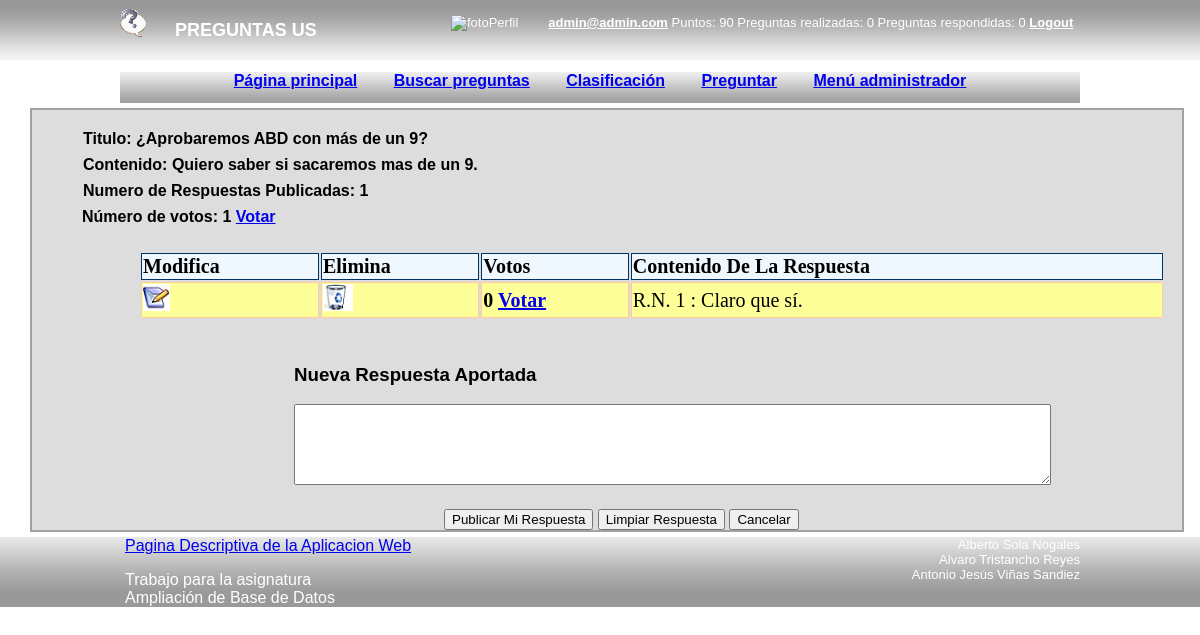
Page /preguntaRespuesta.php?idsolicitado=5 (signed in) on the committed database.
### tables this page shows
CREATE TABLE IF NOT EXISTS `elemento` (
  `id` int(11) NOT NULL AUTO_INCREMENT,
  `idautor` int(11) NOT NULL,
  `titulo` varchar(255) DEFAULT NULL,
  `cuerpo` text NOT NULL,
  `idrespuesta` int(11) DEFAULT NULL,
  `fechapregunta` datetime NOT NULL,
  PRIMARY KEY (`id`)
);

### accesosBD/accesosElemento.php (called while the page is built, shortened)
<?php
function encontrarElementoPorId($id, $conexion) {
	try {
		$SQL = "SELECT * FROM elemento WHERE id=$id";
		$stmt = $conexion->query($SQL);
		return creaUnicoElemento($stmt);
	} catch(PDOException $e) {
		Header("Location: /abd/error.php");
		die();
	}
}
function encontrarRespuestas(Elemento $elemento, $conexion) {
	try {
		$idRespuesta = $elemento -> id;
		$SQL = "SELECT * FROM elemento WHERE idrespuesta=$idRespuesta";
		$stmt = $conexion->query($SQL);
		return creaElementos($stmt);
	} catch(PDOException $e) {
		Header("Location: /abd/error.php");
		die();
	}
}
function obtenerNumeroDeRespuestasDeElemento(Elemento $elemento,$conexion){
	try {
		$idRespuesta = $elemento -> id;
		$SQL = "SELECT COUNT(*) as cuenta FROM elemento WHERE idrespuesta=$idRespuesta";
		$stmt = $conexion->query($SQL);
		return creaUnicoDatoDeElemento($stmt);
	} catch(PDOException $e) {
		Header("Location: /abd/error.php");
		die();
	}
}
function creaElementos($stmt) {
	$resultado = array();
	foreach($stmt as $row){
		$objeto = new Elemento();
		$objeto->id= $row["id"];
		$objeto->idautor= $row["idautor"];
		$objeto->titulo= $row["titulo"];
		$objeto->cuerpo= $row["cuerpo"];
		$objeto->idrespuesta= $row["idrespuesta"];
		$objeto->fechapregunta= $row["fechapregunta"];
		$resultado[$row["id"]]=$objeto;
	}
	return $resultado;
}
function creaUnicoElemento($stmt) {
	$objeto = new Elemento();
	foreach($stmt as $row){
		$objeto->id= $row["id"];
		$objeto->idautor= $row["idautor"];
		$objeto->titulo= $row["titulo"];
		$objeto->cuerpo= $row["cuerpo"];
		$objeto->idrespuesta= $row["idrespuesta"];
		$objeto->fechapregunta= $row["fechapregunta"];
	}
	return $objeto;
}
function creaUnicoDatoDeElemento($stmt) {
	$dato = NULL;
	foreach($stmt as $row){
		$dato = $row["cuenta"];
	}
	return $dato;
}
?>

### entidades/Elemento.php (called while the page is built)
<?php
class Elemento{
	private $atributos = array();
	public function __construct() {
		$this -> atributos["id"] = NULL;
		$this -> atributos["idautor"] = NULL;
		$this -> atributos["titulo"] = NULL;
		$this -> atributos["cuerpo"] = NULL;
		$this -> atributos["idrespuesta"] = NULL;
		$this -> atributos["fechapregunta"] = NULL;
	}
    public function __get($atributo) {
        if (array_key_exists($atributo, $this->atributos)) {
            return $this->atributos[$atributo];
        } else {
            return NULL;
        }
    }
    public function __set($atributo, $valor) {
        if (array_key_exists($atributo, $this->atributos)) {
            $this->atributos[$atributo] = $valor;
        }
    }
}
?>

### accesosBD/accesosVotacion.php (called while the page is built, shortened)
<?php
function obtenerNumeroDeVotosDeElemento(Elemento $elemento, $conexion){
	try {
		$idElemento = $elemento ->id;
		$SQL = "SELECT COUNT(*) AS cuenta FROM votacion WHERE idelemento=$idElemento";
		$stmt = $conexion->query($SQL);
		return creaUnicoDatoVotacion($stmt);
	} catch(PDOException $e) {
		Header("Location: /abd/error.php");
		die();
	}
}
function creaUnicoDatoVotacion($stmt) {
	$dato = NULL;
	foreach($stmt as $row){
		$dato = $row["cuenta"];
	}
	return $dato;
}
function usuarioHaVotadoAElemento(Elemento $elemento,Usuario $usuario,$conexion){
    try {
		$SQL = "SELECT count(*) as cuenta FROM votacion WHERE idElemento=$elemento->id AND idUsuario=$usuario->id";
		$stmt = $conexion->query($SQL);
		$dato= creaUnicoDatoVotacion($stmt);
        return $dato["cuenta"]>0;
	} catch(PDOException $e) {
		echo $e;
		die();
	}
}
?>

### entidades/Usuario.php (called while the page is built, shortened)
<?php
class Usuario {
	private $atributos = array();
	public function __get($atributo) {
		if (array_key_exists($atributo, $this -> atributos)) {
			return $this -> atributos[$atributo];
		} else {
			return NULL;
		}
	}
}
?>

### preguntaRespuesta.php (the view, shortened to what this page needs)
<?php
require_once ("./includes/styles/templates/cabecera.php");
$conexion = crearConexion();
$idelemento = $_REQUEST['idsolicitado'];
$elemento = encontrarElementoPorId($idelemento, $conexion);
if (isset($_SESSION['usuario'])) {
    $accedeUsuario = unserialize($_SESSION['usuario']);
    $tipoUsuario = $accedeUsuario->tipousuario;
}
?>
    <div class="container">
        <div id="content">
            <fieldset id="recuadroPregunta" >
                <div id="div_titulo">
                    <span class="label_preguntaRespuesta">Titulo:</span>
                    <span class="label_preguntaRespuesta"><? echo($elemento->titulo); ?></span>
                </div>
                <div id="div_cuerpo">
                    <span class="label_preguntaRespuesta" >Contenido:</span>
                    <span class="label_preguntaRespuesta"><? echo($elemento->cuerpo); ?></span>
                </div>
                <div id="div_numerorespuestas">
                    <span class="label_preguntaRespuesta" >Numero de Respuestas Publicadas:</span>
                    <span class="label_preguntaRespuesta"><? echo(obtenerNumeroDeRespuestasDeElemento($elemento, $conexion)); ?></span>
                </div>
                <div id="votosPregunta">
                    <span class="label_preguntaRespuesta">Número de votos:</span>
                    <span class="label_preguntaRespuesta" id="votos<?php echo$elemento->id; ?>" ><? echo(obtenerNumeroDeVotosDeElemento($elemento, $conexion)); ?>
                        <?
                        if (isset($_SESSION["usuario"])) {
                            if (!usuarioHaVotadoAElemento($elemento, $usuario, $conexion)) {
                                ?>
                                <a href="#" onclick="votar(<? echo "$usuario->id,$elemento->id"; ?>)"> Votar</a></span>
                                <?
                            }
                        }
                        ?>
                </div>
            </fieldset>
            <div id="respuesta">
                <?
                $respuestas = encontrarRespuestas($elemento, $conexion);
                $cont = 1;
                ?>
                <table width="90%">
                    <tr align="left" >
                        <?
                        if (isset($_SESSION['usuario'])) {
                            if ($tipoUsuario == 1) {
                                ?>
                                <th>Modifica</th>
                                <th>Elimina</th>
                            <? }
                        } ?>
                        <th>Votos</th>
                        <th>Contenido De La Respuesta</th>
                    </tr>
                    <?
                    foreach ($respuestas as $res) {
                        ?>
                        <tr align="left" >
                            <?
                            if (isset($_SESSION['usuario'])) {
                                if ($tipoUsuario == 1) {
                                    ?>
                                    <td>
                                        <a href="./procesado/preparaModificaRespuesta.php?cod=<? echo $res->id ?>&codigoPregunta=<? echo $idelemento ?>"><img  src="./includes/styles/imagenes/iconos/editar.jpg" /></a>
                                    </td>
                                    <td>
                                        <a href="./procesado/preparaEliminaRespuesta.php?cod=<? echo $res->id ?>&codigoPregunta=<? echo $idelemento ?>"><img  src="./includes/styles/imagenes/iconos/eliminar.png" /></a>
                                    </td>
                                    <?
                                }
                            }
                            ?>
                            <td><span class="label_preguntaRespuesta" id="votos<?php echo $res->id; ?>">
                                    <?php
                                    $votos = obtenerNumeroDeVotosDeElemento($res, $conexion);
                                    echo $votos;
                                    if (isset($_SESSION["usuario"])) {
                                        if (!usuarioHaVotadoAElemento($res, $usuario, $conexion)) {
                                            ?>
                                            <a href="#" onclick="votar(<? echo "$usuario->id,$res->id"; ?>)">Votar</a>
                                            <?
                                        }
                                    }
                                    ?>
                                </span></td>
                            <td><? echo "R.N. " . $cont . " :  " . $res->cuerpo; ?></td>
                            <?
                            $cont++;
                            ?>
                        </tr>
                    <? } ?>
                </table>
            </div>
                <?
            if (isset($_SESSION['usuario'])) {
                ?>
                <div id="div_formularioRespuesta">
                    <form  id="mi_respuesta" action="./procesado/procesaNuevaRespuesta.php" method="post" onsubmit="return validaRes()">
                        <fieldset>
                        <h3 class="rotulo">Nueva Respuesta Aportada</h3>
                        <textarea name="mi-respuesta" id="mi-respuesta" tabindex="101" rows="5" cols="92" ></textarea>
                        <div id="div_botones">
                            <button  id="submit" type="submit" >Publicar Mi Respuesta</button>
                            <button id="reset" type="reset">Limpiar Respuesta</button>
                            <button id="cancelar" type="button" onclick="location.href='./index.php'" >Cancelar</button>
                        </div>
                        </fieldset>
                    </form>
                </div>
            <? } ?>
        </div>
    </div>
<?
require_once ($_SERVER["DOCUMENT_ROOT"]."/abd/includes/styles/templates/pie.php");
?>

### includes/styles/css/preguntasus.css (style rules this page uses)
html, body { width: 100%; border: 0px; padding: 0px; margin: 0px; font-family: sans-serif; }
table { margin:25px auto 25px auto; text-align: center; }
th { background-color: #3399cc; border-style: groove; border-color: #003366; border-width: thin; }
tr { background-color: #ffff99; }
td { border-width: thin; border-style: groove; border-color: #ffcc99; }
fieldset { padding: 0 0 0 0; border: none; }
#div_titulo, #div_cuerpo, #div_numerorespuestas { margin-bottom: 0.5em; margin-left: 1px; }
#div_titulo { margin-top: 10px; }
#recuadroPregunta { margin:0 40px 0 40px; }
#respuesta { float:left; clear:left; margin-left: 40px; margin-top:0px; font-family: "Arial Narrow"; font-size:20px; }
#div_formularioRespuesta { float:left; float:left; margin-left: 250px; }
#div_botones { margin: 20px 0 0 150px; }
#content { float:left; border:2px solid #a1a1a1; padding:10px 0 0 10px; background:#dddddd; width:95%; margin:5px 30px 5px 30px; }
th { border-style:solid; background-color: #f0f8ff; }
.label_preguntaRespuesta { font-weight: bold; }
#respuesta { width: 100%; }

### rows in the picture
elemento: titulo "¿Aprobaremos ABD con más de un 9?", cuerpo "Quiero saber si sacaremos mas de un 9."
elemento: votos "0", cuerpo "Claro que sí."

### other values in the picture
$usuario->email "admin@admin.com"
$usuario->puntos "90"
$preguntasSesionUser "0"
$respuestasSesionUser "0"
obtenerNumeroDeRespuestasDeElemento($elemento, $conexion) "1"
obtenerNumeroDeVotosDeElemento($elemento, $conexion) "1"
